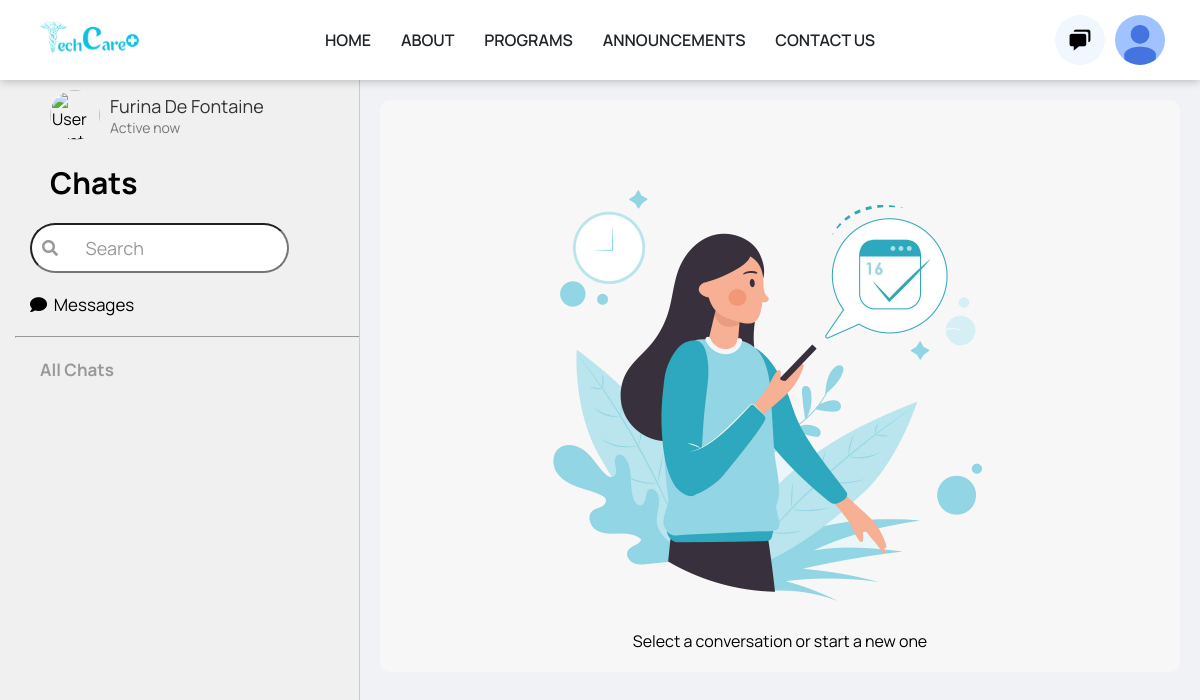
Page /user/chat.php?user_id=5 (signed in) on the committed database.
### tables this page shows
CREATE TABLE `users` (
  `id` int(11) UNSIGNED NOT NULL,
  `first_name` varchar(100) NOT NULL,
  `middle_name` varchar(100) DEFAULT NULL,
  `last_name` varchar(100) NOT NULL,
  `birthday` date NOT NULL,
  `email` varchar(100) NOT NULL,
  `password` varchar(255) NOT NULL,
  `user_type` varchar(50) NOT NULL DEFAULT 'resident',
  `profile_image` varchar(255) NOT NULL,
  `created_at` timestamp NOT NULL DEFAULT current_timestamp(),
  `updated_at` timestamp NOT NULL DEFAULT current_timestamp() ON UPDATE current_timestamp(),
  `status` varchar(20) DEFAULT NULL,
  `unique_id` int(255) NOT NULL
);

### user/chat.php (the view, shortened to what this page needs)
<?php
  include_once "navbar.php";
  include_once "dbcon.php";
?>
<!DOCTYPE html>
<html lang="en">
<head>
  <link rel="stylesheet" href="user_chat_style.css">
  <link rel="stylesheet" href="https://cdnjs.cloudflare.com/ajax/libs/font-awesome/5.15.2/css/all.min.css"/>
  <link rel="stylesheet" href="global.css">
</head>
<body>
  <div id="messenger-container" style="margin-top: 80px;">
    <div id="contacts-panel">
      <ul id="contacts-list">
        <div class="user-content">
          <?php
            $sql = mysqli_query($conn, "SELECT * FROM users WHERE unique_id = {$_SESSION['unique_id']}");
            if (mysqli_num_rows($sql) > 0) {
              $row = mysqli_fetch_assoc($sql);
            }
          ?>
          <div class="user-details">
            <img class="user-avatar" src="../uploads/<?php echo basename($row['profile_image']); ?>" alt="User Avatar">
            <div class="user-info">
              <span class="user-name"><?php echo $row['first_name']. " " . $row['last_name']; ?></span>
              <span class="user-status"><p><?php echo $row['status']; ?></p></span>
            </div>
          </div>
        </div>
        <section class="users">
          <br>
          <div class="chats-text"><h1> Chats </h1></div>
          <div class="search">
            <i style="margin-left: 40px;" class="fas fa-search search-icon"></i>
            <input style="padding-left: 35px;" type="text" placeholder=" Search">
            <button style="background-color: #f0f0f0;"></button>
          </div>
          <div class="messages-text"><p><i class="fas fa-comment"></i>&nbsp;&nbsp;Messages</p></div>
          <hr style="margin-left:5px; margin-top: 20px; width: 420px;">
          <div class="all-chat-text"><p>All Chats<p></div>
          <div class="users-list"></div>
        </section>
      </ul>
    </div>
    <div id="message-panel">
      <?php if ($_GET['user_id'] == $_SESSION['unique_id']) : ?>
        <div id="select-user-message">
          <div class="centered-content">
            <img src="images/send.png" alt="Send Image">
            <p>Select a conversation or start a new one</p>
          </div>
        </div>
      <?php endif; ?>
    </div>
  </div>
</body>
</html>

### user/user_chat_style.css (style rules this page uses)
* { box-sizing: border-box; margin: 0; padding: 0; }
.chats-text { margin-left: 20px; }
.chats-text h1 { margin-left: 20px; font-size: 30px; }
.messages-text p { margin-top: 20px; font-size: 17px; margin-left: 20px; }
.all-chat-text p { margin-top: 20px; font-size: 17px; margin-left: 30px; font-weight: bold; color: #999999; }
body { font-family: Arial, sans-serif; background-color: #f0f2f5; margin: 0; min-width: 900px; margin: 0 auto; }
#messenger-container { display: flex; min-height: 100vh; }
#contacts-panel { width: 30%; background-color: #f0f0f0; overflow-y: auto; border-right: 1px solid #ccc; }
#contacts-list { list-style-type: none; padding: 10px; }
#message-panel { flex: 1; display: flex; flex-direction: column; height: 100vh; overflow: hidden; }
.users .search { margin: 20px 0; display: flex; position: relative; align-items: center; justify-content: space-between; margin-left: 20px; }
.users .search input { font-size: 18px; outline: none; border-radius: 50px 50px 50px 50px; width: calc(100% - 60px); height: 50px; }
.search input::placeholder { color: #999; padding-left: 15px; }
.users .search-icon { position: absolute; left: -28px; top: 50%; transform: translateY(-50%); color: #999; }
.users .search button { position: relative; z-index: 1; width: 47px; height: 42px; font-size: 17px; cursor: pointer; border: none; background: #fff; color: #333; outline: none; border-radius: 0 5px 5px 0; transition: all 0.2s ease; }
.users-list { height: 100%; overflow-y: auto; }
.user-content { display: flex; align-items: center; margin-left: 30px; }
.user-details { display: flex; align-items: center; margin-left: 10px; }
.user-avatar { width: 50px; border-radius: 50%; }
.user-info { margin-left: 10px; }
.user-name { font-size: 18px; color: #333; }
.user-status { font-size: 14px; color: #777; }
#select-user-message { text-align: center; padding: 20px; background-color: #f7f7f7; margin: 20px; border-radius: 10px; }
.centered-content { display: flex; flex-direction: column; align-items: center; }
#select-user-message img { width: 500px; height: 500px; margin-bottom: 10px; }

### user/global.css (style rules this page uses)
:root { --black:#000000; --white: #ffffff; --gradient: linear-gradient(to right,rgb(93,86,244),rgb(106,170,243)); --main-color: rgb(93, 86, 244); --sky-blue: rgb(106,170,243); }
* { box-sizing: border-box; font-family: 'Manrope', sans-serif; }
body { margin: 0px; background-size:cover; background-repeat: no-repeat; }
html { overflow-x: hidden; scroll-padding-top: 9rem; scroll-behavior: smooth; }

### rows in the picture
users: first_name "Furina", last_name "De Fontaine", status "Active now"
